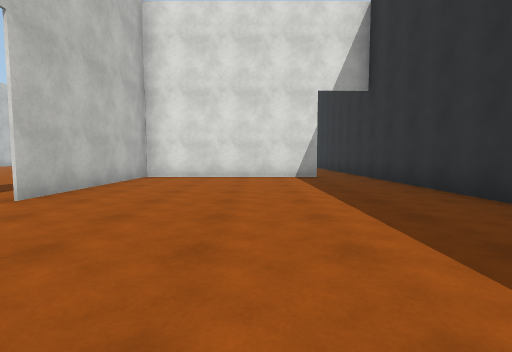
[1] (above)

16 first-person views from a walk through a scene from a Unity 3-D project. The camera is 1.2 m above the floor, tilts 4° down and sees 85° across. The floor is counted in squares, 2 m on a side. Each view is taken from the middle of a square. On the plan, view 1 faces up. The plan holds only what a view shows up to about 9 squares ahead; the rest is blank. The place goes on beyond the plan. The player character is not drawn. Surface patterns are stand-ins for the level's own textures.

[2]
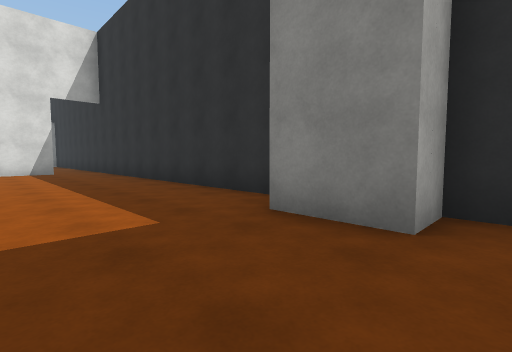

[3]
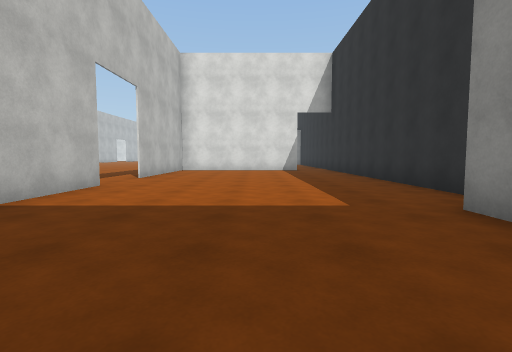

[4]
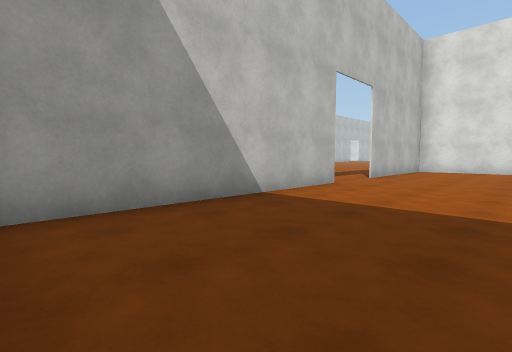

[5]
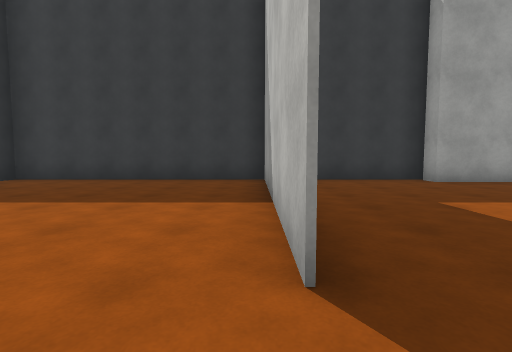

[6]
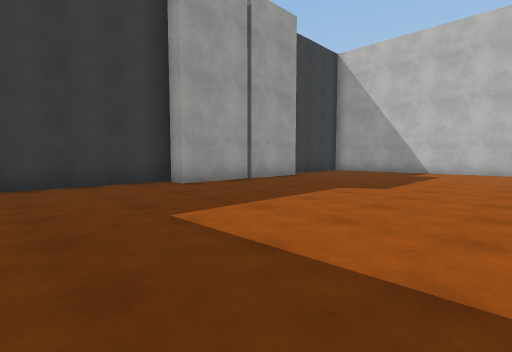

[7]
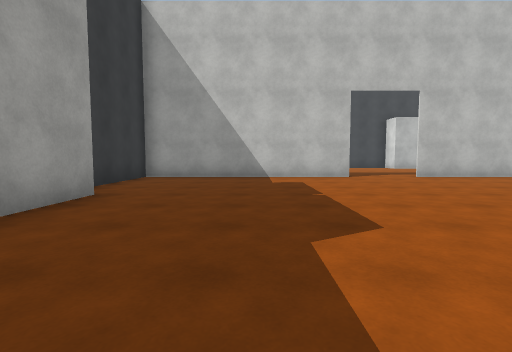

[8]
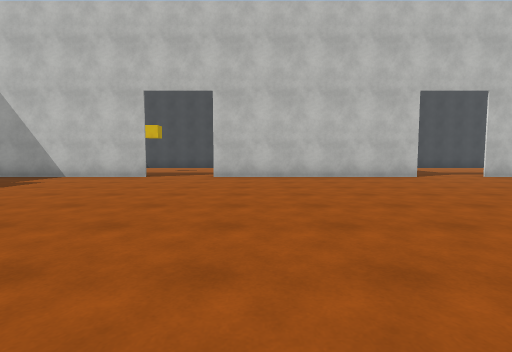

[9]
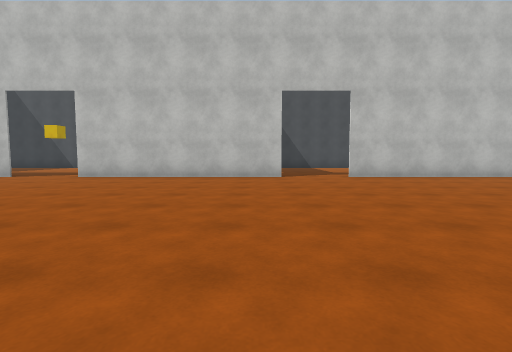

[10]
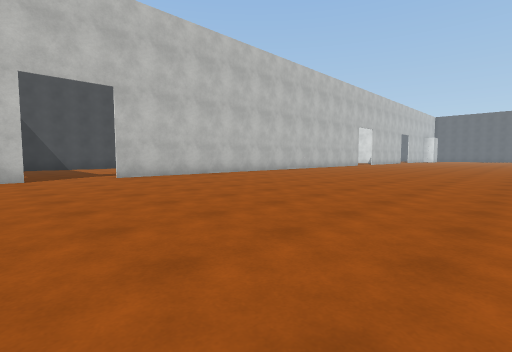

[11]
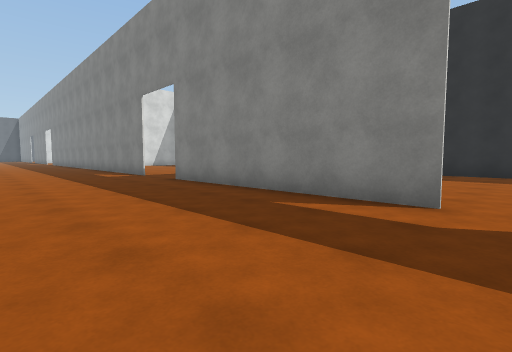

[12]
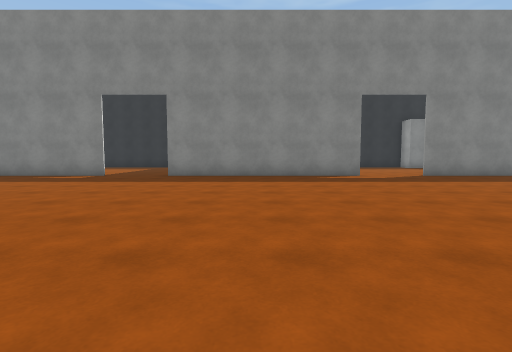

[13]
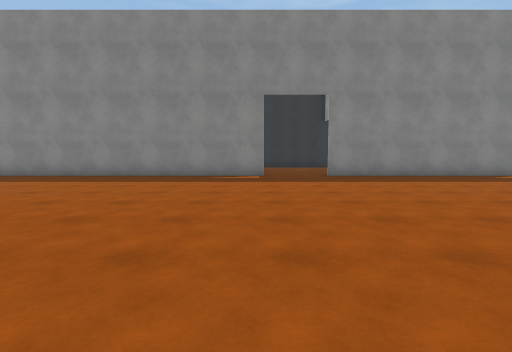

[14]
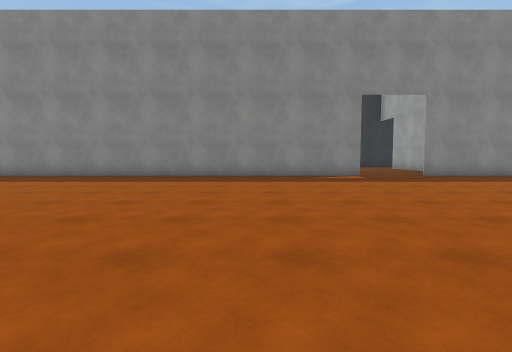

[15]
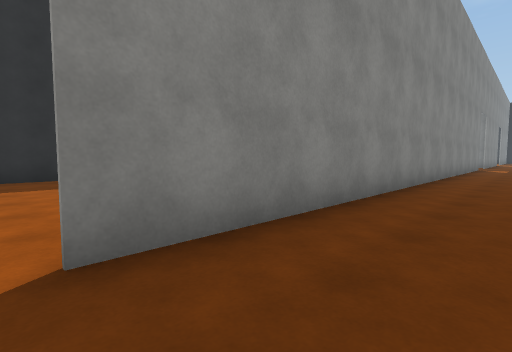

[16]
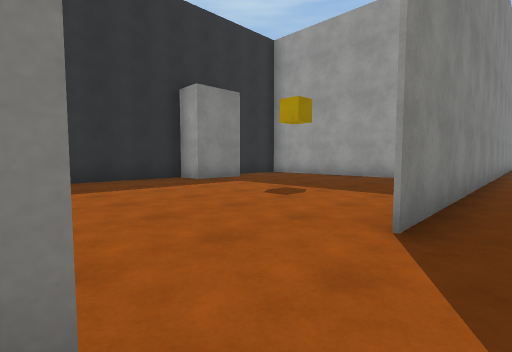

### Floor plan
Ten units are one square. View 1 is at (0, 0); x grows to the right and y downward. Boxes are objects, and circles mark ways between rooms. Rooms are numbered by the first view taken in them; rooms with no view inside come last. Other rooms are left out.
<svg viewBox="-157 -281 195 328">
<path fill="none" stroke="#000" d="M-32 -18 -32 40M33 1 33 -76M23 24 23 8M19 -82 -32 -82 -32 -38M-30 42 33 42M-152 -166 -152 -118M-33 -116 -33 -268M-152 -99 -152 -38M-12 -208 6 -208M-33 -36 -33 -98M23 -232 23 -248 33 -248 33 -276M-152 -19 -152 42 -125 42M-33 10 -33 -18M-114 35 -72 35 -72 42 -30 42M33 42 33 24 23 24"/>
<circle cx="-30" cy="-25" r="3" fill="#2a7"/>
<circle cx="20" cy="35" r="3" fill="#2a7"/>
<circle cx="30" cy="15" r="3" fill="#2a7"/>
<text x="0" y="-20">1</text>
<text x="-90" y="-150">2</text>
<text x="30" y="30">3</text>
</svg>
Room 1 opens to room 2. Room 1 opens to room 3.

Where each view was taken, in squares from view 1:
view 1: 0 up, 0 right, facing up
view 2: 3 down, 0 right, facing up-right
view 3: 4 down, 0 right, facing up
view 4: 4 down, 0 right, facing up-left
view 5: 3 up, 3 left, facing down
view 6: 2 up, 4 left, facing down-left
view 7: 1 down, 7 left, facing left
view 8: 5 up, 7 left, facing left
view 9: 9 up, 7 left, facing left
view 10: 9 up, 7 left, facing up-left
view 11: 3 up, 7 left, facing up-right
view 12: 7 up, 12 left, facing right
view 13: 12 up, 12 left, facing right
view 14: 15 up, 12 left, facing right
view 15: 27 up, 5 left, facing down-right
view 16: 29 up, 4 left, facing down-right
